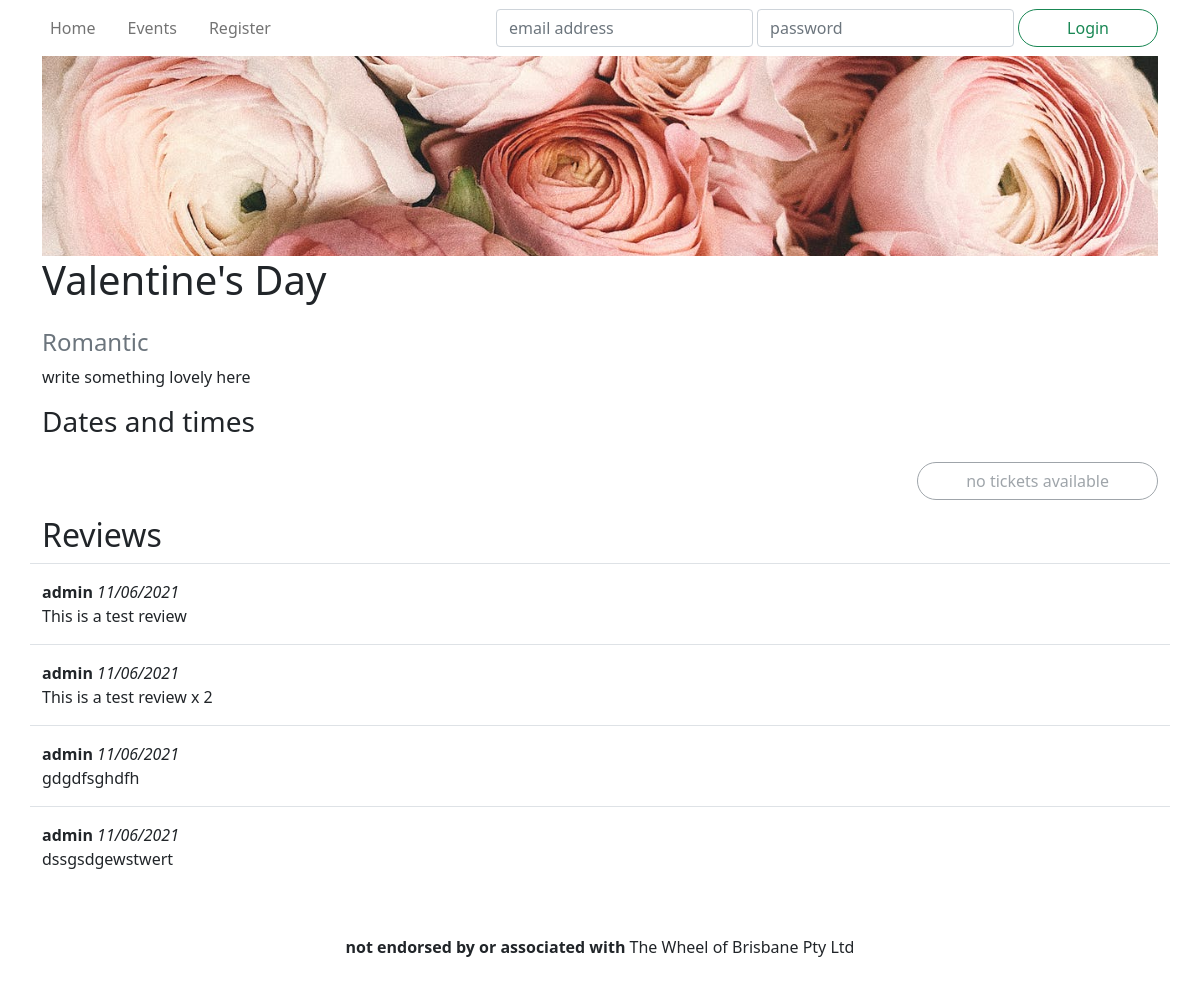
The page /events/15 on the database as committed earlier.
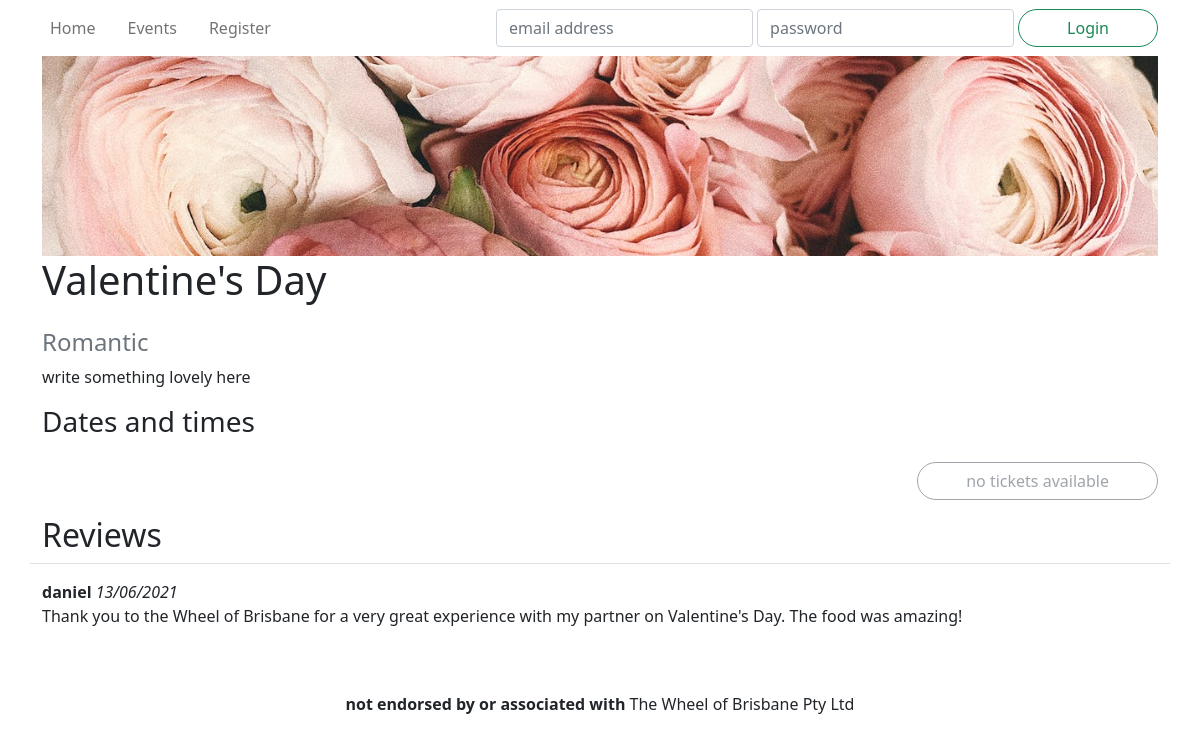
The same page on the database as committed later.
### wheel/models.py (models this page shows, shortened)
class Review(db.Model):
    __tablename__ = 'reviews'
    id = db.Column(db.Integer, primary_key=True)
    text = db.Column(db.String(400))
    time = db.Column(db.DateTime, default=datetime.now())
    author_id = db.Column(db.Integer, db.ForeignKey('users.id'))
    event_id = db.Column(db.Integer, db.ForeignKey('events.id'))

class User(db.Model, UserMixin):
    __tablename__ = 'users'
    id = db.Column(db.Integer, primary_key=True)
    name = db.Column(db.String(100), nullable=False)
    email = db.Column(db.String(100), index=True, unique=True, nullable=False)
    password_hash = db.Column(db.String(255), nullable=False)
    type = db.Column(db.Enum('customer','administrator'), nullable=False, default='customer')
    reviews = db.relationship('Review', backref='author')
    bookings = db.relationship('Booking', backref='customer')

### wheel/views.py (the view)
@events.route('/<int:id>')
def view(id):
    event = Event.get(id)
    if event is None:
        return render_template('eventnotfound.html')
    tickets = event.getFutureTickets()
    if len(tickets) == 0:
        if event.status != 'cancelled':
            event.updateStatus("inactive")
    times = Ticket.getAllTimesFromTickets(tickets)
    dates = Ticket.groupTicketsByDate(tickets)
    bookform = BookEventForm()
    reviewform = PostReviewForm()
    bookform.ticket.choices = list(map( lambda ticket: (ticket.id, f'${ticket.price}'), tickets ))
    return render_template('event.html', event=event, bookform=bookform, times=times, dates=dates, reviewform=reviewform)

### wheel/forms.py
class BookEventForm(FlaskForm):
    ticket = RadioField('Tickets', coerce=int, validators=[InputRequired()])
    qty = IntegerField('Number of Gondolas', default=1, validators=[InputRequired()])
    price = IntegerField('Total Price', default=0, validators=[InputRequired()])
    submit = SubmitField("Book now")

class PostReviewForm(FlaskForm):
    text = TextAreaField('Review', [InputRequired()])
    submit = SubmitField("Post review")

### wheel/models.py (called while the page is built)
    @staticmethod
    def get(id: int):
        return Event.query.get(id)

    def updateStatus(self, status):
        self.status = status
        db.session.commit()

    def getFutureTickets(self):
        return list( filter( lambda ticket: ticket.datetime > datetime.now(), self.tickets ) )

    def getTicketsRange(self):
        tickets = self.getFutureTickets()
        numberOfTickets = len(tickets)
        if numberOfTickets == 0:
            return [numberOfTickets, None, None]
        min_ticket = reduce( lambda x, y: min(x, y, key=lambda ticket: ticket.datetime), tickets )
        max_ticket = reduce( lambda x, y: max(x, y, key=lambda ticket: ticket.datetime), tickets )
        return [numberOfTickets, min_ticket, max_ticket]

### wheel/templates/event.html (shortened to what this page needs)
{% extends 'base.html' %}
{% import "bootstrap/wtf.html" as wtf %}
{% block hero %}
<div id="minihero" style="background-image: url('{{ event.image }}');"></div>
{% endblock %}
{% block title %}{{ event.name }}{% endblock %}
{% block content %}
<section>
    <h4><a href="{{ url_for('events.viewAll') + '?category=' + event.category }}" class="text-decoration-none text-muted">{{ event.category }}</a></h4>
</section>
<section class="mb-3">
    {{ event.description }}
</section>
<section>
    <header class="row mb-3">
        <h3 class="col">Dates and times</h3>
    </header>
    <div class="row mb-3">
        <div class="col-sm">
        </div>
        <div class="col-sm">
        </div>
        <div class="col-sm">
        </div>
        <div class="col-sm-auto my-auto">
            {% if current_user.is_authenticated %}
                <button type="button" class="btn btn-outline-{{ event.getStatusColour() }} rounded-pill px-5"
                        data-bs-toggle="modal" data-bs-target="#book" {{ "disabled" if event.status != 'upcoming' }}>{{ event.getBookButtonText() }}</button>
            {% else %}
                <button type="button" class="btn btn-outline-{{ event.getStatusColour() }} rounded-pill px-5"
                        data-bs-toggle="tooltip" data-bs-placement="top"
                        title="You must be logged in to book tickets"
                        {{ "disabled" if event.status != 'upcoming' }}>{{ event.getBookButtonText() }}</button>
            {% endif %}
        </div>
    </div>
</section>
<section>
    <header><h2>Reviews</h3></header>
    <div id="reviews">
        {% for review in event.reviews %}
            <div class="row border-top pt-3">
                <article>
                    <strong>{{ review.author.name }}</strong>
                    <i>{{ review.time.strftime("%d/%m/%Y") }}</i>
                    <p>{{ review.text }}</p>
                </article>
            </div>
        {% endfor %}
    </div>
</section>
{% endblock %}

Rows that differ between the two databases and show on the page:
no longer on this page (row edited): Review: author.name "admin", time "11/06/2021", text "This is a test review"
no longer on this page (row edited): Review: author.name "admin", time "11/06/2021", text "This is a test review x 2"
no longer on this page (row edited): Review: author.name "admin", time "11/06/2021", text "gdgdfsghdfh"
no longer on this page (row edited): Review: author.name "admin", time "11/06/2021", text "dssgsdgewstwert"
added Review: author.name "daniel", time "13/06/2021", text "Thank you to the Wheel of Brisbane for a very great experience with my partner on Valentine's Day. The food was amazing!"
